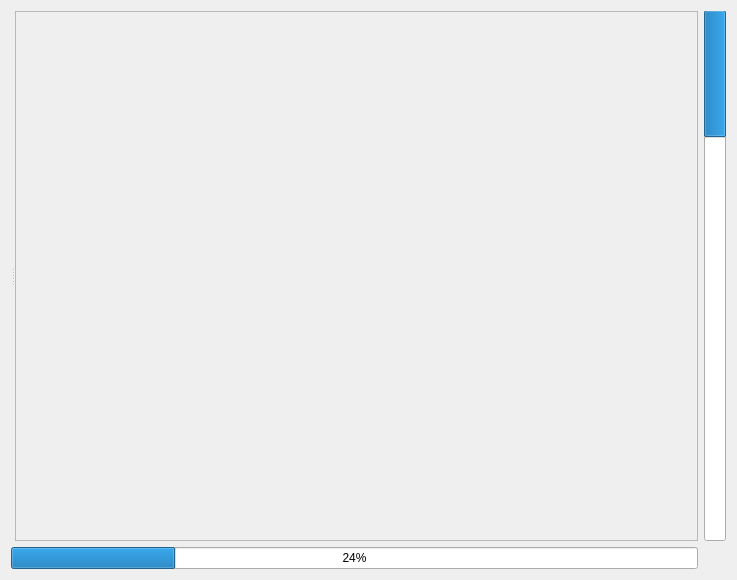
<?xml version="1.0" encoding="UTF-8"?>
<ui version="4.0">
 <class>drill</class>
 <widget class="QWidget" name="drill">
  <property name="geometry">
   <rect>
    <x>0</x>
    <y>0</y>
    <width>737</width>
    <height>580</height>
   </rect>
  </property>
  <property name="windowTitle">
   <string>Form</string>
  </property>
  <layout class="QGridLayout" name="gridLayout">
   <item row="1" column="0">
    <widget class="QProgressBar" name="progressBar_2">
     <property name="value">
      <number>24</number>
     </property>
    </widget>
   </item>
   <item row="0" column="0">
    <widget class="QSplitter" name="splitter_2">
     <property name="orientation">
      <enum>Qt::Horizontal</enum>
     </property>
     <widget class="QSplitter" name="splitter">
      <property name="orientation">
       <enum>Qt::Horizontal</enum>
      </property>
      <widget class="QWidget" name="">
       <layout class="QVBoxLayout" name="verticalLayout">
        <item>
         <widget class="QFrame" name="frame_2">
          <property name="frameShape">
           <enum>QFrame::StyledPanel</enum>
          </property>
          <property name="frameShadow">
           <enum>QFrame::Raised</enum>
          </property>
         </widget>
        </item>
        <item>
         <widget class="QFrame" name="frame_3">
          <property name="frameShape">
           <enum>QFrame::StyledPanel</enum>
          </property>
          <property name="frameShadow">
           <enum>QFrame::Raised</enum>
          </property>
         </widget>
        </item>
        <item>
         <widget class="QFrame" name="frame_4">
          <property name="frameShape">
           <enum>QFrame::StyledPanel</enum>
          </property>
          <property name="frameShadow">
           <enum>QFrame::Raised</enum>
          </property>
         </widget>
        </item>
       </layout>
      </widget>
      <widget class="QFrame" name="frame">
       <property name="frameShape">
        <enum>QFrame::StyledPanel</enum>
       </property>
       <property name="frameShadow">
        <enum>QFrame::Raised</enum>
       </property>
      </widget>
     </widget>
    </widget>
   </item>
   <item row="0" column="1">
    <widget class="QProgressBar" name="progressBar">
     <property name="value">
      <number>24</number>
     </property>
     <property name="orientation">
      <enum>Qt::Vertical</enum>
     </property>
     <property name="invertedAppearance">
      <bool>true</bool>
     </property>
    </widget>
   </item>
  </layout>
 </widget>
 <resources/>
 <connections/>
</ui>
